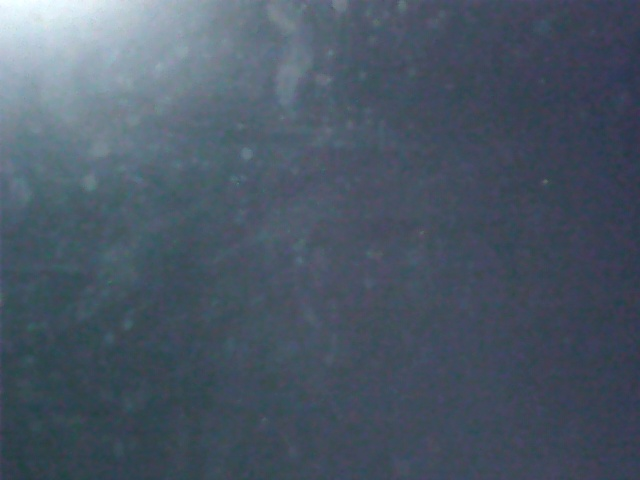
#> input picture aonimages/00000.00000.pngcaptured_image_20230529-124434.jpg, 640 x 480 px, given in place of the camera
$ python gridmask.py
#> lines starting #> are read from the running program, lines starting #| are printed output that depends on the picture; after the words box and inside, x2 and y2 are one past the last pixel; in counts of white or black regions, pixels touching at a corner belong together
import cv2
import numpy as np

# Function to draw grid on frame
def draw_grid(frame, grid_rows, grid_cols, mask_top_left, mask_width, mask_height, line_thickness):
    cell_width = mask_width // grid_cols
    cell_height = mask_height // grid_rows
    grid_color = (255, 255, 255)  # Red color (BGR format)

    # Draw vertical grid lines
    for i in range(1, grid_cols):
        x = mask_top_left[0] + i * cell_width
        cv2.line(frame, (x, mask_top_left[1]), (x, mask_top_left[1] + mask_height), grid_color, line_thickness)

    # Draw horizontal grid lines
    for i in range(1, grid_rows):
        y = mask_top_left[1] + i * cell_height
        cv2.line(frame, (mask_top_left[0], y), (mask_top_left[0] + mask_width, y), grid_color, line_thickness)

# Initialize video capture
cap = cv2.VideoCapture(0)

# Define mask dimensions
mask_top_left = (200, 100)
mask_width = 400
mask_height = 300

# Define background color
background_color = (255, 255, 255)  # White color (BGR format)

while True:
    # Read frame from camera
    ret, frame = cap.read()
#> frame is the input picture: shape (480, 640, 3); mean B, G, R 102.4, 87.6, 74.7

    if not ret:
        break

    # Create a blank mask
    mask = np.zeros(frame.shape[:2], dtype=np.uint8)
    cv2.rectangle(mask, mask_top_left, (mask_top_left[0] + mask_width, mask_top_left[1] + mask_height), 255, -1)
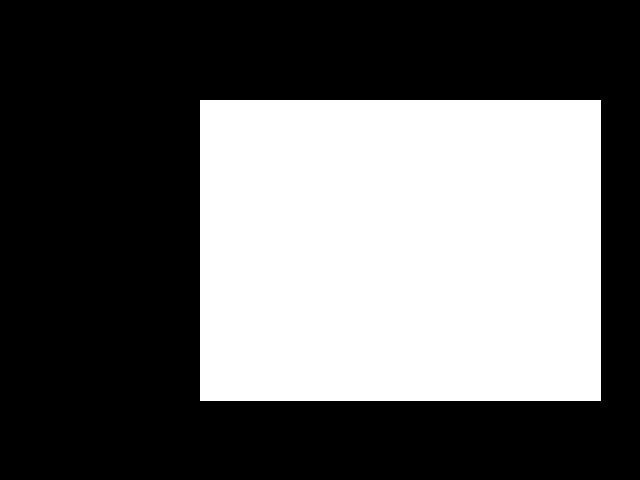
#> mask: shape (480, 640); 39.3% white; 1 white region, box (x1, y1, x2, y2) and area: (200, 100, 601, 401) 120701

    # Apply mask to frame
    masked_frame = cv2.bitwise_or(frame, cv2.cvtColor(cv2.bitwise_not(mask), cv2.COLOR_GRAY2BGR), mask=mask)
    masked_frame[np.where((masked_frame == [0, 0, 2]).all(axis=2))] = background_color

    # Draw grid on the masked frame
    grid_rows = 8
    grid_cols = 8
    line_thickness = 5
    draw_grid(masked_frame, grid_rows, grid_cols, mask_top_left, mask_width, mask_height, line_thickness)
#> after the loop in draw_grid, `for i in range(1, grid_cols):`:
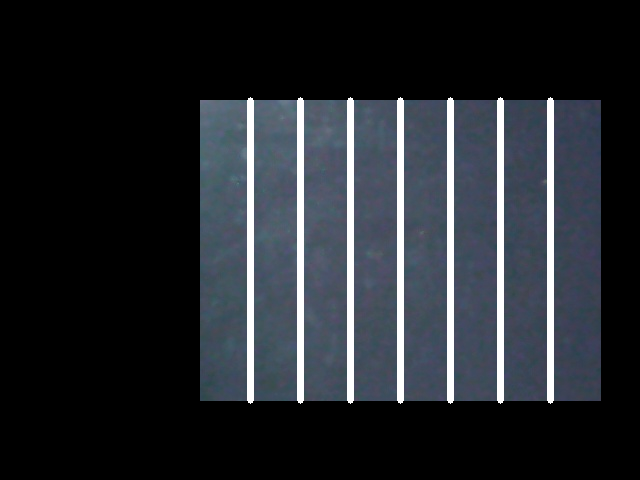
#> frame: shape (480, 640, 3); mean B, G, R 45.1, 39.7, 35.9
#> after the loop in draw_grid, `for i in range(1, grid_rows):`:
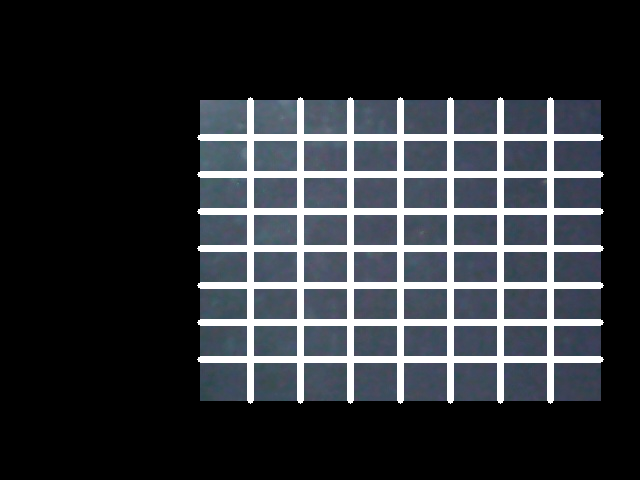
#> frame: shape (480, 640, 3); 5.66% of pixels changed, all inside (x1, y1, x2, y2) = (197, 134, 604, 363)

    # Convert masked frame to grayscale
    gray_frame = cv2.cvtColor(masked_frame, cv2.COLOR_BGR2GRAY)

    # Define the region of interest within the grid
    cell_width = mask_width // grid_cols
    cell_height = mask_height // grid_rows
    roi_top_left = (mask_top_left[0] + cell_width, mask_top_left[1] + cell_height)
    roi_bottom_right = (mask_top_left[0] + cell_width * 7, mask_top_left[1] + cell_height * 7)

    # Extract the region of interest
    roi_frame = gray_frame[roi_top_left[1]:roi_bottom_right[1], roi_top_left[0]:roi_bottom_right[0]]
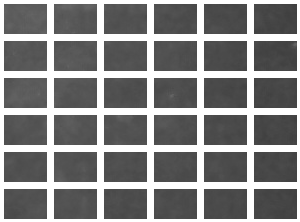
#> roi_frame: shape (222, 300); min 63, max 255, mean 132.2

    # Apply threshold to detect black shapes within the ROI
    _, thresholded = cv2.threshold(roi_frame, 100, 255, cv2.THRESH_BINARY_INV)
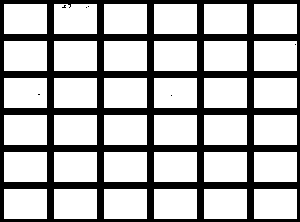
#> thresholded: shape (222, 300); 69.7% white; 7 black regions (6 under 20 px)

    # Find contours in the thresholded image
    contours, _ = cv2.findContours(thresholded, cv2.RETR_EXTERNAL, cv2.CHAIN_APPROX_SIMPLE)
#> contours = 36 contours; largest, box (x1, y1, x2, y2) and area: (254, 189, 297, 219) 1218, (204, 189, 247, 219) 1218, (154, 189, 197, 219) 1218, (104, 189, 147, 219) 1218, (54, 189, 97, 219) 1218

    # Filter contours based on area and draw bounding rectangles
    black_shapes = 0
    for contour in contours:
        area = cv2.contourArea(contour)
        if area > 100:  # Minimum area threshold for detection
            x, y, w, h = cv2.boundingRect(contour)
            cv2.rectangle(masked_frame, (x + roi_top_left[0], y + roi_top_left[1]),
                          (x + roi_top_left[0] + w, y + roi_top_left[1] + h), (0, 255, 0), 2)
            black_shapes += 1
#> this loop made 36 passes
#> (contour, area, x, y) on passes 1 to 10: ([[254, 189], [254, 218], [296, 218], [296, 189]], 1218, 254, 189), ([[204, 189], [204, 218], [246, 218], [246, 189]], 1218, 204, 189), ([[154, 189], [154, 218], [196, 218], [196, 189]], 1218, 154, 189), ([[104, 189], [104, 218], [146, 218], [146, 189]], 1218, 104, 189), ([[54, 189], [54, 218], [96, 218], [96, 189]], 1218, 54, 189), ([[4, 189], [4, 218], [46, 218], [46, 189]], 1218, 4, 189), ([[254, 152], [254, 181], [296, 181], [296, 152]], 1218, 254, 152), ([[204, 152], [204, 181], [246, 181], [246, 152]], 1218, 204, 152), ([[154, 152], [154, 181], [196, 181], [196, 152]], 1218, 154, 152), ([[104, 152], [104, 181], [146, 181], [146, 152]], 1218, 104, 152)
#> (area, x, y) on pass 35: (1211.5, 54, 4)
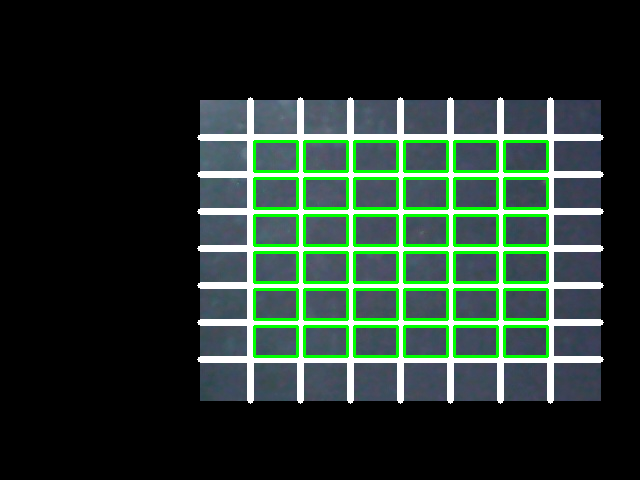
#> masked_frame: shape (480, 640, 3); 5.09% of pixels changed, all inside (x1, y1, x2, y2) = (253, 140, 549, 358)
#> after the loop, black_shapes = 36

    # Display the number of black shapes
    cv2.putText(masked_frame, f"Black Shapes: {black_shapes}", (10, 30), cv2.FONT_HERSHEY_SIMPLEX, 1, (0, 255, 0), 2)
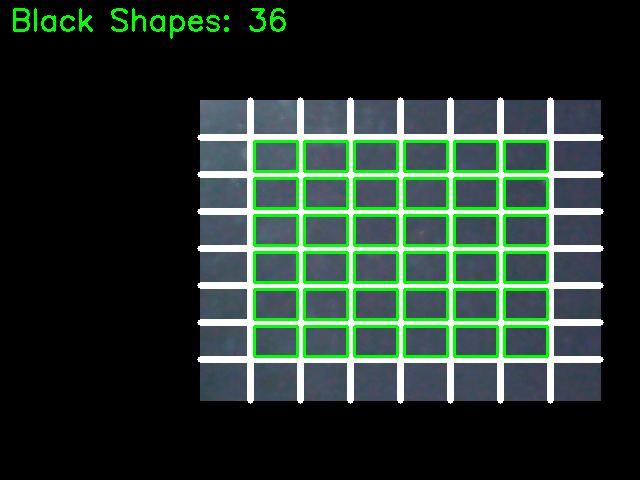
#> masked_frame: shape (480, 640, 3); 0.63% of pixels changed, all inside (x1, y1, x2, y2) = (13, 8, 286, 39)

    # Display the masked frame
    cv2.imshow("Masked Frame with Grid", masked_frame)

    # Exit loop on 'q' key press
    if cv2.waitKey(1) == ord('q'):
#> (key q is pressed here)
        break

# Release video capture and close windows
cap.release()
cv2.destroyAllWindows()

$ run again, on aonimages/a11.jpg
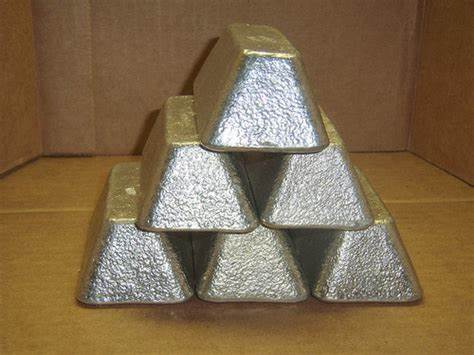
#> input picture aonimages/a11.jpg, 474 x 355 px, given in place of the camera
#> frame is the input picture: shape (355, 474, 3); mean B, G, R 76.5, 106.1, 128.4
#> mask: shape (355, 474); 41.5% white; 1 white region, box (x1, y1, x2, y2) and area: (200, 100, 474, 355) 69870
#> `_, thresholded = cv2.threshold(roi_frame, 100, 255, cv2.THRESH_BINARY_..`:
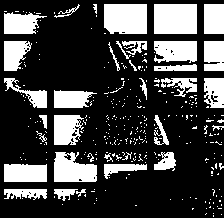
#> thresholded: shape (218, 224); 26.7% white; 315 white regions (281 under 20 px)
#> contours = 315 contours, 288 with area under 20; largest, box (x1, y1, x2, y2) and area: (154, 4, 197, 34) 1218, (104, 4, 147, 34) 1184, (54, 152, 97, 182) 932, (154, 41, 197, 63) 758, (4, 164, 47, 182) 691
#> the loop `for contour in contours:` made 315 passes
#> (area, x, y, w, h) on passes 38, 39, 47, 48, 82, 90, 202, 207: (120.5, 54, 189, 24, 12), (274.5, 4, 189, 43, 11), (279.5, 104, 164, 43, 15), (691, 4, 164, 43, 18), (234, 154, 152, 22, 19), (932.5, 54, 152, 43, 30), (126, 154, 115, 15, 30), (684, 54, 115, 30, 30)
#> after the loop `for contour in contours:`: black_shapes = 21
#> `cv2.putText(masked_frame, f"Black Shapes: {black_shapes}", (10, 30), c..`:
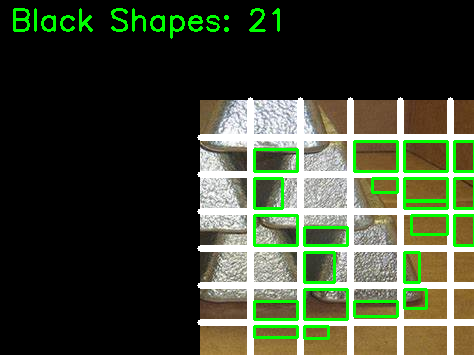
#> masked_frame: shape (355, 474, 3); mean B, G, R 50.8, 71.2, 62.8
